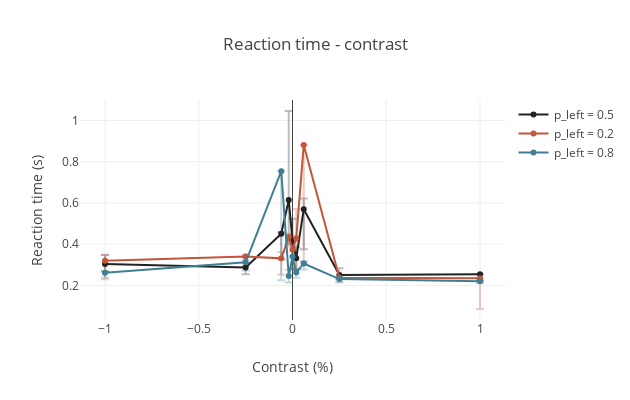

The cell this chart's notebook holds for it:
### Code cell
subj_uuid = (subject.Subject & 'subject_nickname="IBL_13"').fetch1('subject_uuid')
key = {'subject_uuid': subj_uuid,
   'session_date': datetime.date(2019, 4, 8)}
sessions = behavior_analyses.BehavioralSummaryByDate.PsychResults * behavior_analyses.BehavioralSummaryByDate.ReactionTimeContrast & key

data_mean = []
data_error = []

for session in sessions.fetch('KEY'):
    contrasts, prob_left, reaction_time, ci_low, ci_high = \
        (sessions & session).fetch1(
            'signed_contrasts', 'prob_left', 'reaction_time_contrast', 
            'reaction_time_ci_low', 'reaction_time_ci_high')
    error_low = reaction_time - ci_low
    error_high = ci_high - reaction_time
    
    curve_color, error_color = putils.get_color(prob_left, 0.3)

    rt_data = go.Scatter(
        x=contrasts.tolist(),
        y=reaction_time.tolist(),
        marker=dict(
            size=6,
            color=curve_color),
        mode='markers+lines',
        name=f'p_left = {prob_left}'
    )

    rt_errorbar = go.Scatter(
        x=contrasts.tolist(),
        y=reaction_time.tolist(),
        error_y=dict(
            type='data',
            array=error_high.tolist(),
            arrayminus=error_low.tolist(),
            visible=True,
            color=error_color
        ),
        marker=dict(
            size=6,
        ),
        mode='none',
        showlegend=False
    )
    
    data_mean.append(rt_data)
    data_error.append(rt_errorbar)

layout = go.Layout(
    width=630,
    height=400,
    title='Reaction time - contrast', 
    xaxis={'title':'Contrast (%)'}, 
    yaxis={'title':'Reaction time (s)'},
)

data = data_error
for element in data_mean:
    data.append(element)

fig = go.Figure(data=data, layout=layout)
plotly.offline.iplot(fig)

### Figure 1 — Plotly figure (JSON) as saved in the notebook; plotly's stock layout.template omitted (floating-point values rounded to 4 significant figures)
{"data": [{"error_y": {"array": [0.04385, 0.023, 0.008, 0.4321, 0.1055, 0.05535, 0.0519, 0.0324, 0], "arrayminus": [0.03585, 0.03295, 0.1258, 0.2131, 0.1397, 0.05285, 0.1945, 0.0193, 0.0342], "color": "rgba(0.133, 0.133, 0.133, 0.3)", "type": "data", "visible": true}, "marker": {"size": 6}, "mode": "none", "showlegend": false, "type": "scatter", "uid": "13773005-5b6a-4880-bf5d-e706fe487893", "x": [-1, -0.25, -0.06, -0.02, 0, 0.02, 0.06, 0.25, 1], "y": [0.3042, 0.2871, 0.4509, 0.6142, 0.4179, 0.332, 0.5697, 0.2504, 0.2542]}, {"error_y": {"array": [0.029, 0.009, 0.0307, 0.0162, 0.0689, 0.144, 0, 0, 0], "arrayminus": [0.08935, 0.0453, 0.0778, 0.04145, 0.0895, 0.1464, 0.572, 0.0181, 0.1489], "color": "rgba(0.7634747047461135, 0.3348456555528834, 0.225892295531744, 0.3)", "type": "data", "visible": true}, "marker": {"size": 6}, "mode": "none", "showlegend": false, "type": "scatter", "uid": "d879aea5-0b26-449d-8e69-50b3a31f556a", "x": [-1, -0.25, -0.06, -0.02, 0, 0.02, 0.06, 0.25, 1], "y": [0.3193, 0.3408, 0.3313, 0.4346, 0.3734, 0.4271, 0.8816, 0.2373, 0.2344]}, {"error_y": {"array": [0.00605, 0.0114, 0, 0.0302, 0.04475, 0.012, 0.0116, 0.0107, 0.0062], "arrayminus": [0.02245, 0.03975, 0.529, 0.0313, 0.0635, 0.0265, 0.0295, 0.0168, 0.0083], "color": "rgba(0.24715576253545807, 0.49918708160096675, 0.5765599057376697, 0.3)", "type": "data", "visible": true}, "marker": {"size": 6}, "mode": "none", "showlegend": false, "type": "scatter", "uid": "2cdd0eea-f6b2-4c4b-96fd-9e3584e075d7", "x": [-1, -0.25, -0.06, -0.02, 0, 0.02, 0.06, 0.25, 1], "y": [0.2609, 0.3122, 0.7545, 0.2459, 0.3404, 0.2631, 0.3065, 0.2305, 0.2197]}, {"marker": {"color": "rgba(0.133, 0.133, 0.133, 1.0)", "size": 6}, "mode": "markers+lines", "name": "p_left = 0.5", "type": "scatter", "uid": "7b207a72-e48c-4bf8-84ce-491419eedec2", "x": [-1, -0.25, -0.06, -0.02, 0, 0.02, 0.06, 0.25, 1], "y": [0.3042, 0.2871, 0.4509, 0.6142, 0.4179, 0.332, 0.5697, 0.2504, 0.2542]}, {"marker": {"color": "rgba(0.7634747047461135, 0.3348456555528834, 0.225892295531744, 1.0)", "size": 6}, "mode": "markers+lines", "name": "p_left = 0.2", "type": "scatter", "uid": "59df2682-2ed2-4eae-88ec-e5bd55f66c7c", "x": [-1, -0.25, -0.06, -0.02, 0, 0.02, 0.06, 0.25, 1], "y": [0.3193, 0.3408, 0.3313, 0.4346, 0.3734, 0.4271, 0.8816, 0.2373, 0.2344]}, {"marker": {"color": "rgba(0.24715576253545807, 0.49918708160096675, 0.5765599057376697, 1.0)", "size": 6}, "mode": "markers+lines", "name": "p_left = 0.8", "type": "scatter", "uid": "6663158d-7dea-4e42-9d52-400d5a19b308", "x": [-1, -0.25, -0.06, -0.02, 0, 0.02, 0.06, 0.25, 1], "y": [0.2609, 0.3122, 0.7545, 0.2459, 0.3404, 0.2631, 0.3065, 0.2305, 0.2197]}], "layout": {"height": 400, "title": {"text": "Reaction time - contrast"}, "width": 630, "xaxis": {"title": {"text": "Contrast (%)"}}, "yaxis": {"title": {"text": "Reaction time (s)"}}}}
